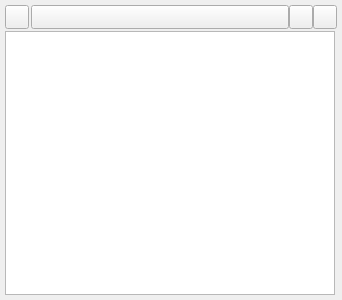
<?xml version="1.0" encoding="UTF-8"?>
<ui version="4.0">
 <class>UIBulletScreen</class>
 <widget class="QWidget" name="UIBulletScreen">
  <property name="geometry">
   <rect>
    <x>0</x>
    <y>0</y>
    <width>342</width>
    <height>300</height>
   </rect>
  </property>
  <property name="cursor">
   <cursorShape>OpenHandCursor</cursorShape>
  </property>
  <property name="windowTitle">
   <string>UIBulletScreen</string>
  </property>
  <property name="styleSheet">
   <string notr="true">border-image: url(:/LoginWindow/images/alpha.png);</string>
  </property>
  <layout class="QVBoxLayout" name="verticalLayout">
   <property name="spacing">
    <number>2</number>
   </property>
   <property name="leftMargin">
    <number>5</number>
   </property>
   <property name="topMargin">
    <number>5</number>
   </property>
   <property name="rightMargin">
    <number>5</number>
   </property>
   <property name="bottomMargin">
    <number>5</number>
   </property>
   <item>
    <layout class="QHBoxLayout" name="title_horizontalLayout">
     <property name="spacing">
      <number>2</number>
     </property>
     <item>
      <widget class="QPushButton" name="talk_pushButton">
       <property name="minimumSize">
        <size>
         <width>24</width>
         <height>24</height>
        </size>
       </property>
       <property name="maximumSize">
        <size>
         <width>24</width>
         <height>24</height>
        </size>
       </property>
       <property name="cursor">
        <cursorShape>OpenHandCursor</cursorShape>
       </property>
       <property name="text">
        <string/>
       </property>
      </widget>
     </item>
     <item>
      <layout class="QHBoxLayout" name="horizontalLayout">
       <property name="spacing">
        <number>0</number>
       </property>
       <item>
        <widget class="QPushButton" name="pushButton">
         <property name="minimumSize">
          <size>
           <width>0</width>
           <height>24</height>
          </size>
         </property>
         <property name="maximumSize">
          <size>
           <width>16777215</width>
           <height>24</height>
          </size>
         </property>
         <property name="cursor">
          <cursorShape>OpenHandCursor</cursorShape>
         </property>
         <property name="text">
          <string/>
         </property>
        </widget>
       </item>
       <item>
        <widget class="QPushButton" name="set_pushButton">
         <property name="minimumSize">
          <size>
           <width>24</width>
           <height>24</height>
          </size>
         </property>
         <property name="maximumSize">
          <size>
           <width>24</width>
           <height>24</height>
          </size>
         </property>
         <property name="cursor">
          <cursorShape>PointingHandCursor</cursorShape>
         </property>
         <property name="text">
          <string/>
         </property>
        </widget>
       </item>
       <item>
        <widget class="QPushButton" name="close_pushButton">
         <property name="minimumSize">
          <size>
           <width>24</width>
           <height>24</height>
          </size>
         </property>
         <property name="maximumSize">
          <size>
           <width>24</width>
           <height>24</height>
          </size>
         </property>
         <property name="cursor">
          <cursorShape>PointingHandCursor</cursorShape>
         </property>
         <property name="text">
          <string/>
         </property>
        </widget>
       </item>
      </layout>
     </item>
    </layout>
   </item>
   <item>
    <layout class="QHBoxLayout" name="bullet_horizontalLayout">
     <property name="spacing">
      <number>0</number>
     </property>
     <property name="rightMargin">
      <number>0</number>
     </property>
     <item>
      <widget class="QTextBrowser" name="textBrowser">
       <property name="font">
        <font>
         <family>微软雅黑</family>
         <pointsize>10</pointsize>
        </font>
       </property>
       <property name="cursor" stdset="0">
        <cursorShape>ArrowCursor</cursorShape>
       </property>
       <property name="styleSheet">
        <string notr="true"/>
       </property>
      </widget>
     </item>
     <item>
      <widget class="QLabel" name="label">
       <property name="minimumSize">
        <size>
         <width>2</width>
         <height>0</height>
        </size>
       </property>
       <property name="maximumSize">
        <size>
         <width>2</width>
         <height>16777215</height>
        </size>
       </property>
       <property name="text">
        <string/>
       </property>
      </widget>
     </item>
    </layout>
   </item>
  </layout>
 </widget>
 <layoutdefault spacing="6" margin="11"/>
 <resources/>
 <connections/>
</ui>
